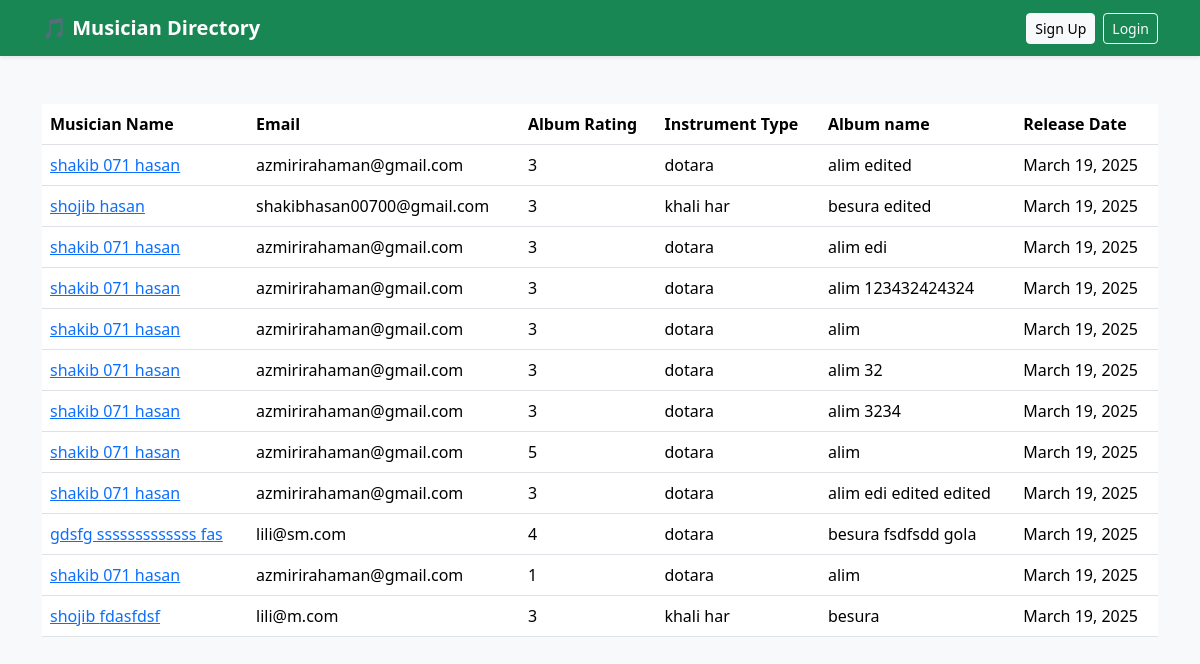
Before: / with the older database file.
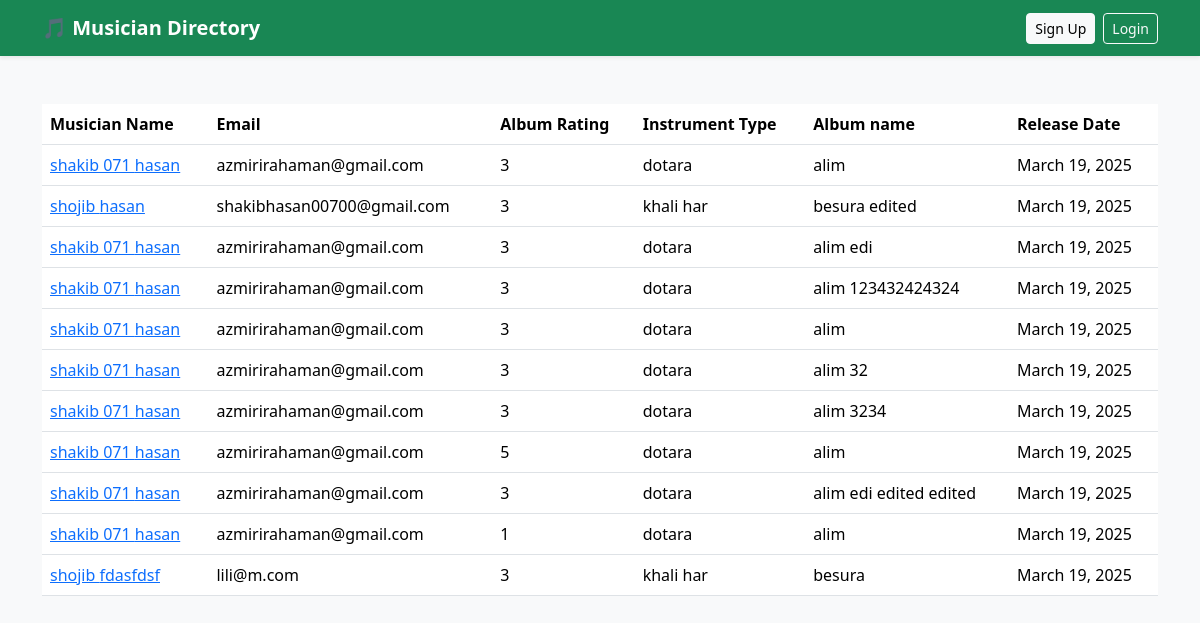
After: the same page with the newer database file.
### album/models.py (models this page shows, shortened)
class AlbumModel(models.Model):
    album_name = models.CharField(max_length=100)
    release_date = models.DateField()
    rating = models.IntegerField(choices=[(1,1),(2,2),(3,3),(4,4),(5,5)])
    muscian = models.ForeignKey(MusicianModel, on_delete=models.CASCADE ,related_name='albums')

### musician/models.py (models this page shows, shortened)
class MusicianModel(models.Model):
    first_name = models.CharField(max_length=100)
    last_name = models.CharField(max_length=100)
    email = models.EmailField(unique=True)
    phone_num = models.CharField(max_length=15)
    instrument_Type = models.CharField(max_length=100)

### Musicians_Directory/views.py (the view)
# urls.py: 2. Add a URL to urlpatterns:  path('', views.home, name='home')
def home(request):
    album_list = AlbumModel.objects.all()
    return render(request,'home.html',{'album_list': album_list})

### templates/home.html (shortened to what this page needs)
{% extends "base.html" %}
{% block main_content %}
<table class="table">
    <thead>
      <tr>
        <th scope="col">Musician Name</th>
        <th scope="col">Email</th>
        <th scope="col">Album Rating</th>
        <th scope="col">Instrument Type</th>
        <th scope="col">Album name</th>
        <th scope="col">Release Date</th>
      </tr>
    </thead>
    <tbody>
      {% for x in  album_list %}
      <tr>
        <td><a href="{% url "edit_musician" x.muscian.id %}">{{x.muscian.first_name}} {{x.muscian.last_name}}</a></td>
        <td>{{x.muscian.email}}</td>
        <td>{{x.rating}}</td>
        <td>{{x.muscian.instrument_Type}}</td>
        <td>{{x.album_name}}</td>
        <td>{{x.release_date}}</td>
      </tr>
      {% endfor %}
    </tbody>
  </table>
{% endblock  %}

Changed rows visible on the page:
removed AlbumModel: muscian.first_name "gdsfg sssssssssssss", muscian.last_name "fas", muscian.email "lili@sm.com", rating "4", muscian.instrument_Type "dotara", album_name "besura fsdfsdd gola", release_date "March 19, 2025"
changed AlbumModel (number 1 of 11 on the later page): album_name "alim edited" → "alim"
